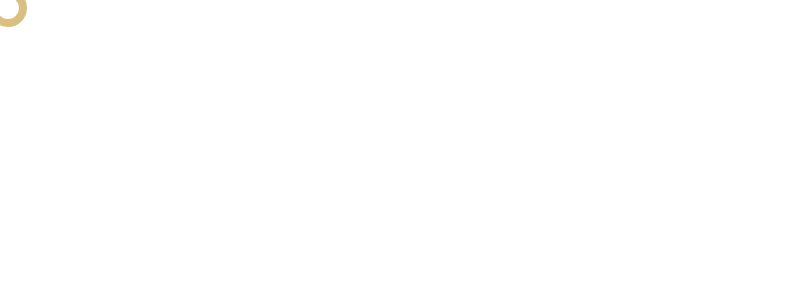
Frame 1 (no input)
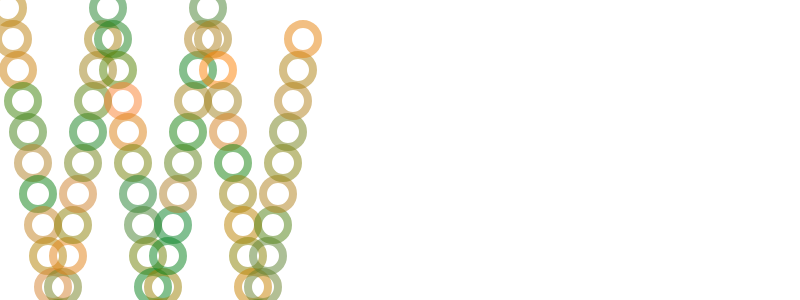
Frame 60 (no input)
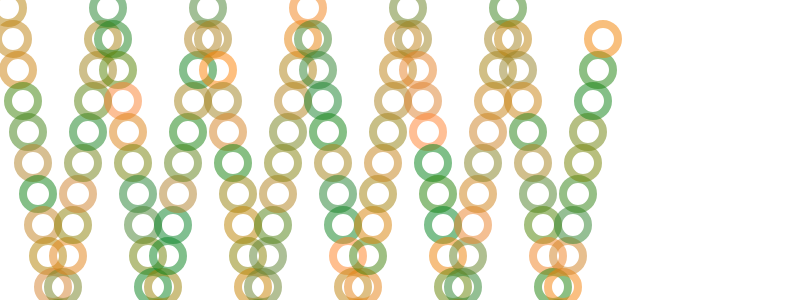
Frame 120 (the mouse pressed at the canvas centre since frame 60)

The p5.js sketch that drew these frames (run headless with seeded random() and noise() and a simulated clock; from frame 60 on, the mouse is pressed at the canvas centre):

// p5.js sketch
// ── sketch.js
//SHORTCUTS
// alt + su/giù =  mi fa spostare l'intera fila in alto o in basso
// alt + shift + su/giù = duplico la fila in alto o in basso

let posX 
let posY
let velX
let velY

// Concetto di let ("permettere")
// Permette di far assumere al valore scelto (come per esempio posizione o velocità)
// la capacità di cambiare a livello numerico in base 
// ai comportamenti che gli dico di attuare.
// ATTENZIONE, qui in cima (ovvero sopra al function setup)
// non ha senso inserire calcoli come: "let posX = width / 2" 
// perchè la lettura del codice avviene come un flusso/cascata/ciclo
// dall'alto verso il basso, e dunque il valore "width" espresso prima della function setup 
// non è ancora stato letto e generato e dunque non può essere visualizzato, crea un errore.


function setup() {

	// Dentro function setup(), si inseriscono le istruzioni che vengono 
	// eseguite una sola volta all'avvio del programma. Serve come fase 
	// di preparazione per l'esecuzione principale del programma. 
	// Queste istruzioni possono includere:
    // definizione delle dimensioni della finestra (createCanvas),
    // impostazione dei colori di sfondo e del testo,
    // caricamento di risorse come immagini o font,
    // inizializzazione di variabili o oggetti che saranno utilizzati in seguito.

	createCanvas(800, 300)

	posX = 8
	posY = 8
	velX = 5
	velY = 31

	// posX, posY, velX, velY sono inizializzazioni sono "Variabili".
	// Saranno utilizzati in seguito. Sono dei "contenitori". 
	// Si assegna un valore alla variabile con "=" ...
	

	// Concetto di posizione (pos)
	// È la cooridnata in cui si trova all'inizio del ciclo il mio oggetto (in questo caso l'ellisse),
	// "posX = 8" significa che la posizione sull'asse delle X coincide alla coordinata 8 nel canvas.
	// "posY = 8" significa che la posizione sull'asse delle Y coincide alla coordinata 8 nel canvas.

	// Concetto di velocità (vel)
	// il numero della velocità (vel) corrisponde alla quantità di pixel
	// per cui si muove il mio oggetto in una direzione (x o y) ogni volta 
	// che il mio monitor refresha l'immagine.  
	// "velX = 7" significa che l'oggetto si muove di 7 pixel a ogni ciclo di lettura sull'asse delle X.
	// "velY = 7" significa che l'oggetto si muove di 7 pixel a ogni ciclo di lettura sull'asse delle Y.

}


function draw() {
	
	// function draw() contiene le istruzioni che vengono eseguite ripetutamente, creando un'animazione.
	// Qui dentro si usano le funzioni di p5.js per disegnare elementi grafici, 
	// aggiornare le variabili, e interagire con l'utente. 
	
	console.log(posX, posY)
	
	// console.log permette di creare una visualizzazione in tempo reale 
	// delle coordinate dell'animazione che cambiano sulla console del browser 
	// (per accedere alla console sul browser premi: cmd + shift + P)

	//background(30)
	noFill()
	stroke(random(255), 130, random(50), 130)
	strokeWeight(8)
	ellipse(posX, posY, 30)
	
	posX = posX + velX
	posY = posY + velY
	
	if(posX >= width - 12) {
		velX = -velX
	} else if (posX < 12) {
		velX = -velX
	}

	if(posY >= height - 12) {
		velY = -velY
	} else if (posY < 12) {
		velY = -velY
	}

// "if" ci permette di cambiare alcune condizioni...
// Tutto questo calcolo qui sopra può anche essere 
// sintetizzato e rappresentato anche così:

// if(posX >= width || posX < 12) 
// {velX = -velX}

// if(posY >= height || posY < 12) {
// velY = -velY

}
// ── pong.html
<!DOCTYPE html>
<html>
<head>
	<meta charset="utf-8">
	<title>pong</title>
	<meta name="author"      content="Nome Cognome">
	<meta name="description" content="Descrizione">
	<meta name="viewport"    content="width=device-width, initial-scale=1">
	<style>
		body, html {
			background-color: lightgray;
		}
		canvas {
			display: block;
		}
	</style>
</head>
<body>
	<script src="https://cdn.jsdelivr.net/npm/p5@1.11.5/lib/p5.min.js"></script>
	<script src="sketch.js"></script>
</body>
</html>
